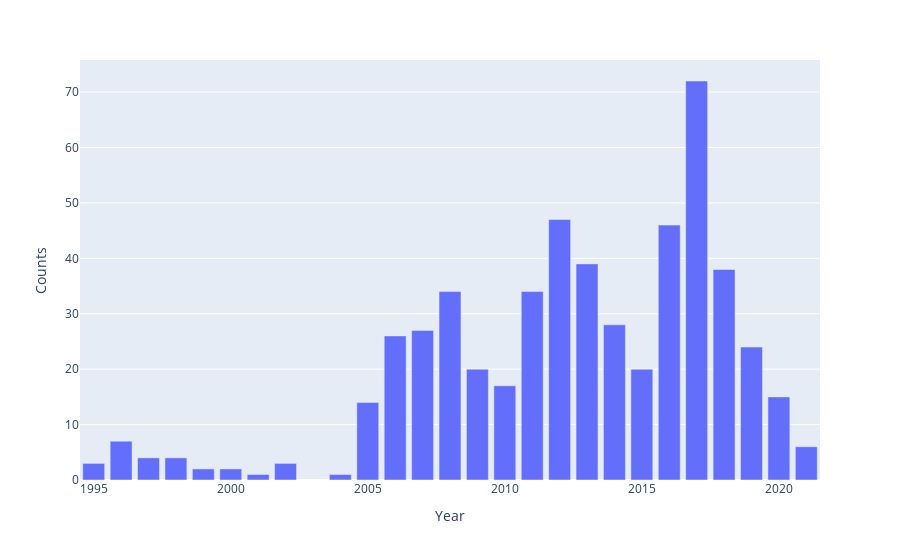

Source (notebook cell):
### Code cell
sportage_by_year = sportages.value_counts(subset=['Year']).reset_index(name='Counts')
px.bar(sportage_by_year, x='Year', y='Counts')

### Figure 1 — Plotly figure (JSON) as saved in the notebook; plotly's stock layout.template omitted (floating-point values rounded to 4 significant figures)
{"data": [{"alignmentgroup": "True", "hovertemplate": "Year=%{x}<br>Counts=%{y}<extra></extra>", "legendgroup": "", "marker": {"color": "#636efa", "pattern": {"shape": ""}}, "name": "", "offsetgroup": "", "orientation": "v", "showlegend": false, "textposition": "auto", "type": "bar", "x": [2017, 2012, 2016, 2013, 2018, 2011, 2008, 2014, 2007, 2006, 2019, 2015, 2009, 2010, 2020, 2005, 1996, 2021, 1998, 1997, 2002, 1995, 2000, 1999, 2004, 2001], "xaxis": "x", "y": [72, 47, 46, 39, 38, 34, 34, 28, 27, 26, 24, 20, 20, 17, 15, 14, 7, 6, 4, 4, 3, 3, 2, 2, 1, 1], "yaxis": "y"}], "layout": {"autosize": true, "barmode": "relative", "legend": {"tracegroupgap": 0}, "margin": {"t": 60}, "xaxis": {"anchor": "y", "autorange": true, "domain": [0, 1], "range": [1994.0, 2022.0], "title": {"text": "Year"}, "type": "linear"}, "yaxis": {"anchor": "x", "autorange": true, "domain": [0, 1], "range": [0, 75.79], "title": {"text": "Counts"}, "type": "linear"}}}
